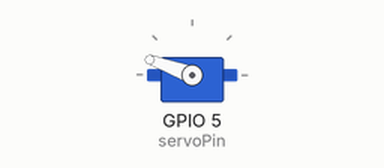
A sketch run on a simulated ESP32. On the bench: servo. What the sketch prints to the serial monitor is not drawn.

Above: at 0.05 s.
Timing chart, 0 to 3.0 s (numbered marks = the images above):
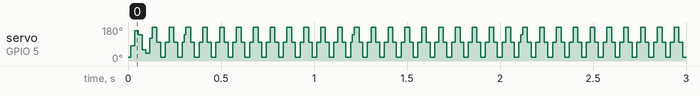

The sketch:

servo_motor_esp32.ino
```cpp
#include <ESP32Servo.h>

// Create servo object
Servo myservo;

int servoPin = 5; // GPIO pin connected to servo

void setup() {
  // Allocate ESP32 hardware timers for PWM (safe for multiple servos)
  ESP32PWM::allocateTimer(0);
  ESP32PWM::allocateTimer(1);
  ESP32PWM::allocateTimer(2);
  ESP32PWM::allocateTimer(3);

  // Set PWM frequency for standard servo (50 Hz)
  myservo.setPeriodHertz(50);

  // Attach servo to pin with min/max pulse widths (in microseconds)
  myservo.attach(servoPin, 500, 2400);
  Serial.begin(115200);
  myservo.write(20);
}

void loop() {

 // Sweep from 0° to 180°
  for (int pos = 20; pos <= 180; pos += 20) {
    myservo.write(pos); // Move servo to position
    Serial.println(pos);
    delay(5);          // Small delay for smooth motion
  }

  // Sweep back from 180° to 0°
  for (int pos = 180; pos >= 20; pos -= 20) {
    myservo.write(pos);
     Serial.println(pos);
    delay(5);
  }
}
```
